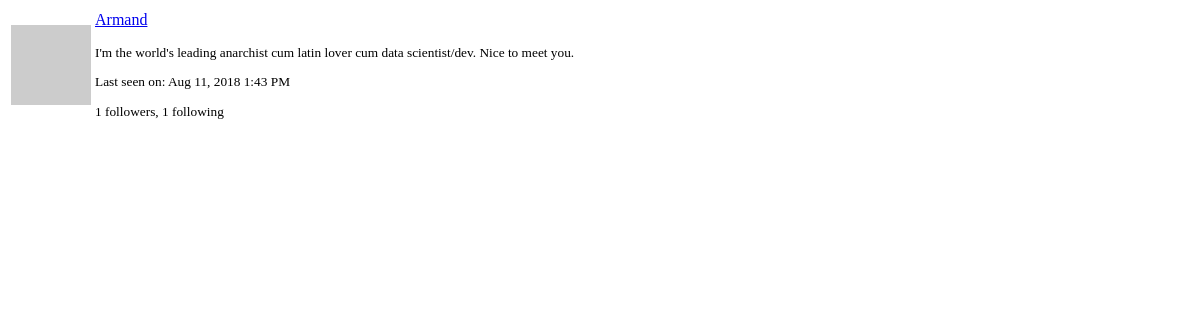
Page /user/armand/popup (signed in) on the earlier database version.
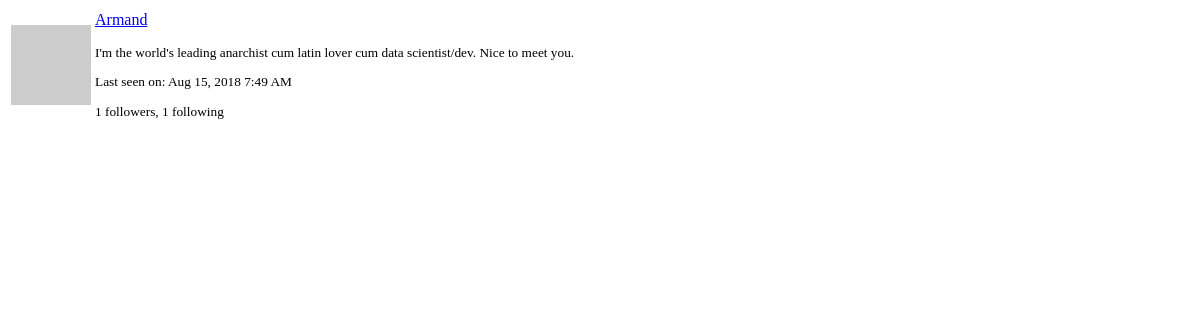
Same page on the later database version.
### app/models.py (models this page shows, shortened)
class User(UserMixin, db.Model):
    id = db.Column(db.Integer, primary_key=True)
    username = db.Column(db.String(64), index=True, unique=True)
    email = db.Column(db.String(120), index=True, unique=True)
    password_hash = db.Column(db.String(128))
    posts = db.relationship('Post', backref='author', lazy='dynamic')
    def avatar(self, size):
        digest = md5(self.email.lower().encode('utf-8')).hexdigest()
        return 'https://www.gravatar.com/avatar/{}?d=identicon&s={}'.format(digest, size)
    about_me = db.Column(db.String(140))
    last_seen = db.Column(db.DateTime, default=datetime.utcnow)
    followed = db.relationship(
        'User', secondary=followers,
        primaryjoin=(followers.c.follower_id == id),
        secondaryjoin=(followers.c.followed_id == id),
        backref=db.backref('followers', lazy='dynamic'), lazy='dynamic')

### app/main/routes.py (the view)
@bp.route('/user/<username>/popup')
@login_required
def user_popup(username):
    user = User.query.filter_by(username=username).first_or_404()
    return render_template('user_popup.html', user=user)

### app/main/routes.py (called while the page is built)
@bp.before_app_request
def before_request():
    if current_user.is_authenticated:
        current_user.last_seen = datetime.utcnow()
        db.session.commit()
        g.search_form = SearchForm()
    g.locale = str(get_locale())

### app/models.py (called while the page is built)
@login.user_loader
def load_user(id):
    return User.query.get(int(id))

    @classmethod
    def before_commit(cls, session):
        session._changes = {
            'add': list(session.new),
            'update': list(session.dirty),
            'delete': list(session.deleted)
        }

    @classmethod
    def after_commit(cls, session):
        for obj in session._changes['add']:
            if isinstance(obj, SearchableMixin):
                add_to_index(obj.__tablename__, obj)
        for obj in session._changes['update']:
            if isinstance(obj, SearchableMixin):
                add_to_index(obj.__tablename__, obj)
        for obj in session._changes['delete']:
            if isinstance(obj, SearchableMixin):
                remove_from_index(obj.__tablename__, obj)
        session._changes = None

### app/templates/user_popup.html (shortened to what this page needs)
<table class="table">
    <tr>
        <td width="64" style="border: 0px;"><img src="{{ user.avatar(64) }}"></td>
        <td style="border: 0px;">
            <p>
                <a href="{{ url_for('main.user', username=user.username) }}">
                    {{ user.username.capitalize() }}
                </a>
            </p>
            <small>
                {% if user.about_me %}<p>{{ user.about_me }}</p>{% endif %}
                {% if user.last_seen %}
                <p>{{ _('Last seen on') }}:
                            {{ moment(user.last_seen).format('lll') }}</p>
                {% endif %}
                <p>{{ _('%(count)d followers', count=user.followers.count()) }},
                    {{ _('%(count)d following', count=user.followed.count()) }}</p>
            </small>
        </td>
    </tr>
</table>

Differences in the rows shown:
changed User "Armand": last_seen "Aug 11, 2018 1:43 PM" → "Aug 15, 2018 7:49 AM"
